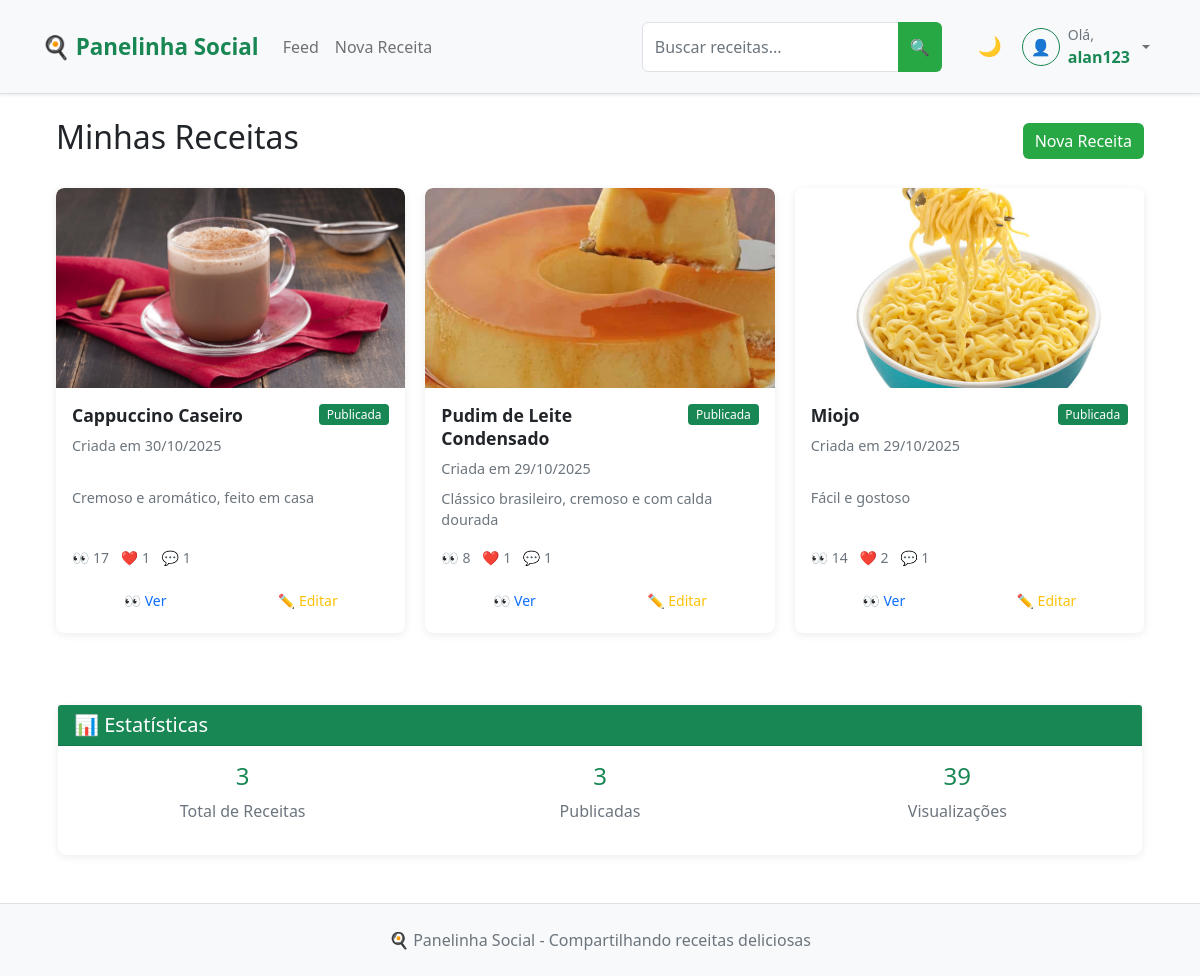
The page /my_recipes (signed in) on the database as committed earlier.
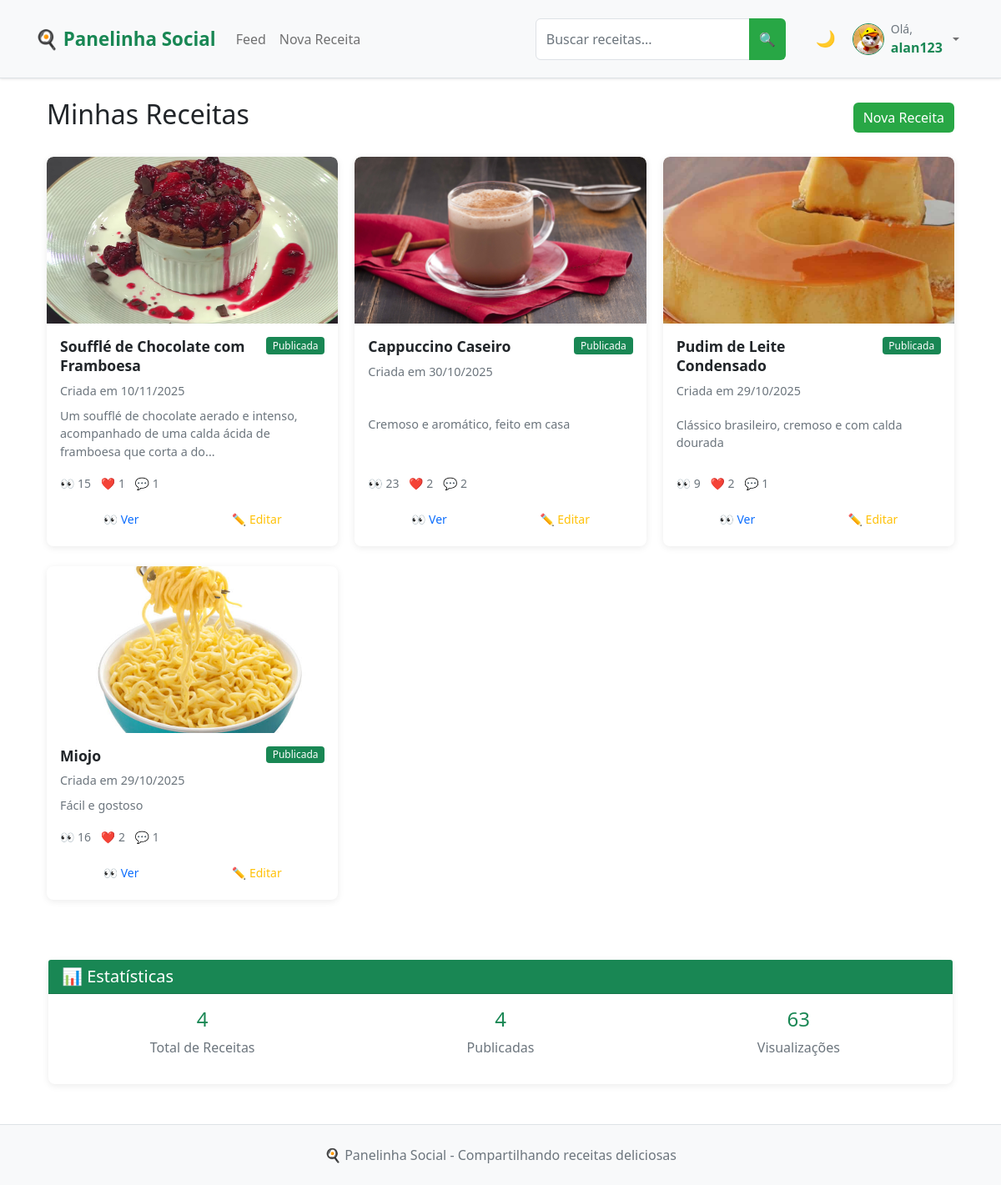
The same page on the database as committed later.
### app.py (models this page shows, shortened)
class User(UserMixin, db.Model):
    __tablename__ = 'user'
    id = db.Column(db.Integer, primary_key=True)
    username = db.Column(db.String(64), unique=True, nullable=False, index=True)
    email = db.Column(db.String(120), unique=True, nullable=False, index=True)
    password_hash = db.Column(db.String(128))
    bio = db.Column(db.Text)
    profile_picture = db.Column(db.String(200))
    created_at = db.Column(db.DateTime, default=datetime.utcnow)
    recipes = db.relationship('Recipe', backref='author', lazy='select')
    likes = db.relationship('Like', backref='user', lazy='select')
    comments = db.relationship('Comment', backref='user', lazy='select')
    saved_recipes = db.relationship('SavedRecipe', backref='user', lazy='select')

class Recipe(db.Model):
    __tablename__ = 'recipe'
    id = db.Column(db.Integer, primary_key=True)
    title = db.Column(db.String(100), nullable=False, index=True)
    description = db.Column(db.Text)
    ingredients = db.Column(db.Text)
    steps = db.Column(db.Text)
    image = db.Column(db.String(200))
    categories = db.Column(db.String(200))
    difficulty = db.Column(db.String(20), nullable=False, default='Fácil', index=True)  # NOVO CAMPO
    is_draft = db.Column(db.Boolean, default=False, index=True)
    created_at = db.Column(db.DateTime, default=datetime.utcnow, index=True)
    updated_at = db.Column(db.DateTime, default=datetime.utcnow, onupdate=datetime.utcnow)
    views = db.Column(db.Integer, default=0, index=True)
    user_id = db.Column(db.Integer, db.ForeignKey('user.id'), nullable=False, index=True)
    likes = db.relationship('Like', backref='recipe', lazy='select')
    comments = db.relationship('Comment', backref='recipe', lazy='select')
    saved_by = db.relationship('SavedRecipe', backref='recipe', lazy='select')
    def like_count(self):
        if hasattr(self, '_like_count'):
            return self._like_count
        return len(self.likes)
    def comment_count(self):
        if hasattr(self, '_comment_count'):
            return self._comment_count
        return len(self.comments)

### app.py (the view)
@app.route('/my_recipes')
@login_required
def my_recipes():
    recipes_query = Recipe.query.filter_by(user_id=current_user.id).order_by(Recipe.created_at.desc())
    recipes = get_recipes_with_counts(recipes_query)
    return render_template('my_recipes.html', title='Minhas Receitas', recipes=recipes)

### app.py (called while the page is built)
@login_manager.user_loader
def load_user(id):
    return User.query.get(int(id))

### templates/my_recipes.html (shortened to what this page needs)
{% extends "base.html" %}
{% block content %}
<div class="container-fluid">
    <div class="row">
        <div class="col-12">
            <div class="d-flex justify-content-between align-items-center mb-4">
                <h2>Minhas Receitas</h2>
                <a href="{{ url_for('new_recipe') }}" class="btn btn-success">
                    Nova Receita
                </a>
            </div>
            {% if recipes %}
                <div class="row">
                    {% for recipe in recipes %}
                        <div class="col-xl-4 col-lg-6 col-md-6 mb-4">
                            <div class="card h-100 recipe-card">
                                <a href="{{ url_for('recipe_detail', recipe_id=recipe.id) }}" class="text-decoration-none">
                                    {% if recipe.image %}
                                        <img src="{{ url_for('static', filename='uploads/' + recipe.image) }}"
                                             class="card-img-top" alt="{{ recipe.title }}" style="height: 200px; object-fit: cover;">
                                    {% else %}
                                        <div class="card-img-top bg-light d-flex align-items-center justify-content-center"
                                             style="height: 200px;">
                                            <span class="text-muted">📷 Sem imagem</span>
                                        </div>
                                    {% endif %}
                                </a>
                                <div class="card-body d-flex flex-column">
                                    <div class="d-flex justify-content-between align-items-start mb-2">
                                        <a href="{{ url_for('recipe_detail', recipe_id=recipe.id) }}" class="text-decoration-none text-dark flex-grow-1">
                                            <h5 class="card-title mb-0">{{ recipe.title }}</h5>
                                        </a>
                                        {% if recipe.is_draft %}
                                            <span class="badge bg-warning ms-2">Rascunho</span>
                                        {% else %}
                                            <span class="badge bg-success ms-2">Publicada</span>
                                        {% endif %}
                                    </div>
                                    <p class="card-text text-muted small mb-2">
                                        Criada em {{ recipe.created_at.strftime('%d/%m/%Y') }}
                                    </p>
                                    <a href="{{ url_for('recipe_detail', recipe_id=recipe.id) }}" class="text-decoration-none text-dark flex-grow-1">
                                        <p class="card-text mb-3">
                                            {{ recipe.description[:100] }}{% if recipe.description|length > 100 %}...{% endif %}
                                        </p>
                                    </a>
                                    <div class="mt-auto">
                                        <div class="d-flex justify-content-between align-items-center mb-3">
                                            <div class="text-muted small">
                                                <span class="me-2">👀 {{ recipe.views }}</span>
                                                <span class="me-2">❤️ {{ recipe.like_count() }}</span>
                                                <span>💬 {{ recipe.comment_count() }}</span>
                                            </div>
                                        </div>
                                        <div class="d-flex justify-content-between gap-2">
                                            <a href="{{ url_for('recipe_detail', recipe_id=recipe.id) }}"
                                               class="btn btn-sm btn-outline-primary flex-fill">
                                                👀 Ver
                                            </a>
                                            <a href="{{ url_for('edit_recipe', recipe_id=recipe.id) }}"
                                               class="btn btn-sm btn-outline-warning flex-fill">
                                                ✏️ Editar
                                            </a>
                                        </div>
                                    </div>
                                </div>
                            </div>
                        </div>
                    {% endfor %}
                </div>
                <div class="row mt-5">
                    <div class="col-12">
                        <div class="card">
                            <div class="card-header bg-success text-white">
                                <h5 class="mb-0">📊 Estatísticas</h5>
                            </div>
                            <div class="card-body">
                                <div class="row text-center">
                                    <div class="col-md-4">
                                        <h4 class="text-success">{{ recipes|length }}</h4>
                                        <p class="text-muted">Total de Receitas</p>
                                    </div>
                                    <div class="col-md-4">
                                        <h4 class="text-success">{{ recipes|selectattr('is_draft', 'equalto', false)|list|length }}</h4>
                                        <p class="text-muted">Publicadas</p>
                                    </div>
                                    <div class="col-md-4">
                                        <h4 class="text-success">{{ recipes|sum(attribute='views') }}</h4>
                                        <p class="text-muted">Visualizações</p>
                                    </div>
                                </div>
                            </div>
                        </div>
                    </div>
                </div>
            {% endif %}
        </div>
    </div>
</div>
{% endblock %}

### templates/base.html (shortened to what this page needs)
<!DOCTYPE html>
<html lang="pt-br">
<head>
    <link href="https://cdn.jsdelivr.net/npm/bootstrap@5.1.3/dist/css/bootstrap.min.css" rel="stylesheet">
    <link rel="stylesheet" href="{{ url_for('static', filename='css/style.css') }}">
</head>
<body>
    <nav class="navbar navbar-expand-lg navbar-light bg-light border-bottom">
        <div class="container">
            <a class="navbar-brand fw-bold text-success" href="{{ url_for('index') }}">
                🍳 Panelinha Social
            </a>
            <div class="collapse navbar-collapse" id="navbarNav">
                <ul class="navbar-nav me-auto">
                    {% if current_user.is_authenticated %}
                        <li class="nav-item">
                            <a class="nav-link" href="{{ url_for('feed') }}">Feed</a>
                        </li>
                        <li class="nav-item">
                            <a class="nav-link" href="{{ url_for('new_recipe') }}">Nova Receita</a>
                        </li>
                    {% endif %}
                </ul>
                <form class="d-flex me-3" action="{{ url_for('search') }}" method="GET">
                    <div class="input-group" style="min-width: 250px;">
                        <input type="text"
                            name="q"
                            class="form-control"
                            placeholder="Buscar receitas..."
                            value="{{ request.args.get('q', '') }}"
                            aria-label="Buscar receitas">
                        <button class="btn btn-success" type="submit" title="Buscar receitas">
                            🔍
                        </button>
                    </div>
                </form>
                <div class="navbar-nav ms-2">
                    <button class="btn btn-outline-secondary btn-sm" id="darkModeToggle" title="Modo Noturno">
                    </button>
                </div>
                <div class="navbar-nav">
                    {% if current_user.is_authenticated %}
                        <div class="nav-item dropdown">
                            <a class="nav-link dropdown-toggle d-flex align-items-center gap-2" href="#" role="button" data-bs-toggle="dropdown">
                                <div class="position-relative">
                                    {% if current_user.profile_picture %}
                                        <img src="{{ url_for('static', filename='uploads/' + current_user.profile_picture) }}"
                                            class="rounded-circle border border-success"
                                            style="width: 38px; height: 38px; object-fit: cover;"
                                            alt="Foto de perfil">
                                    {% else %}
                                        <div class="rounded-circle bg-light d-flex align-items-center justify-content-center border border-success"
                                            style="width: 38px; height: 38px;">
                                            <span class="text-muted">👤</span>
                                        </div>
                                    {% endif %}
                                </div>
                                <div class="d-none d-lg-flex flex-column align-items-start">
                                    <span class="small text-muted">Olá,</span>
                                    <strong class="text-success">{{ current_user.username }}</strong>
                                </div>
                            </a>
                        </div>
                    {% else %}
                        <a class="nav-link" href="{{ url_for('login') }}">Entrar</a>
                        <a class="nav-link" href="{{ url_for('register') }}">Cadastrar</a>
                    {% endif %}
                </div>
            </div>
        </div>
    </nav>
    <div class="container mt-4">
        {% block content %}{% endblock %}
    </div>
    <footer class="bg-light text-center text-muted py-4 mt-5 border-top">
        <div class="container">
            <p class="mb-0">🍳 Panelinha Social - Compartilhando receitas deliciosas</p>
        </div>
    </footer>
</body>
</html>

### static/css/style.css (style rules this page uses)
:root { --primary-color: #28a745; --primary-hover: #218838; --light-bg: #f8f9fa; --card-shadow: 0 2px 8px rgba(0, 0, 0, 0.08); --card-hover-shadow: 0 4px 12px rgba(0, 0, 0, 0.12); }
* { box-sizing: border-box; }
body { background-color: var(--light-bg); font-family: system-ui, -apple-system, sans-serif; line-height: 1.5; margin: 0; padding: 0; }
.container-fluid { padding: 0 15px; }
.recipe-card { border: none; border-radius: 8px; box-shadow: var(--card-shadow); transition: box-shadow 0.2s ease; background: white; overflow: hidden; height: 100%; }
.card-img-top { border-radius: 8px 8px 0 0; height: 180px; object-fit: cover; width: 100%; }
.card-body { padding: 1rem; display: flex; flex-direction: column; height: 100%; }
.card-title { font-size: 1.1rem; font-weight: 600; margin-bottom: 0.5rem; line-height: 1.3; }
.card-text { font-size: 0.9rem; color: #6c757d; flex-grow: 1; }
.btn { border-radius: 6px; font-weight: 500; transition: all 0.15s ease; border: none; }
.btn-success { background-color: var(--primary-color); }
.btn-sm { padding: 0.375rem 0.75rem; font-size: 0.875rem; }
.row { display: flex; flex-wrap: wrap; margin: 0 -10px; }
.col-xl-4, .col-lg-6, .col-md-6 { padding: 0 10px; margin-bottom: 20px; }
.navbar { padding: 1rem 0; box-shadow: 0 1px 3px rgba(0,0,0,0.1); }
.navbar-brand { font-weight: 700; font-size: 1.4rem; }
.card { border: none; border-radius: 8px; box-shadow: var(--card-shadow); }
.badge { font-weight: 500; border-radius: 4px; font-size: 0.75rem; }
.form-control { border-radius: 6px; border: 1px solid #dee2e6; padding: 0.75rem; transition: border-color 0.15s ease; }
footer { margin-top: 3rem; padding: 2rem 0; background: white; border-top: 1px solid #dee2e6; }
@media (max-width: 1200px) { .container-fluid { padding: 0 12px; } }
img { max-width: 100%; height: auto; }
.text-muted { color: #6c757d !important; }

### templates/base.html (style rules this page uses)
:root { --bg-color: #ffffff; --text-color: #212529; --card-bg: #ffffff; --border-color: #dee2e6; --success-color: #198754; --header-bg: #f8f9fa; --ingredient-bg: #f8f9fa; --ingredient-text: #212529; }
body.loaded * { transition: all 0.3s ease; }
body { background-color: var(--bg-color); color: var(--text-color); min-height: 100vh; }
#darkModeToggle { border: none; background: transparent; font-size: 1.2em; padding: 0.375rem 0.75rem; transition: all 0.3s ease; }

Rows that differ between the two databases and show on the page:
changed User "alan123": profile_picture: picture added
added Recipe: image (picture), title "Soufflé de Chocolate com Framboesa", is_draft "Publicada", created_at "10/11/2025", description "Um soufflé de chocolate aerado e intenso, acompanhado de uma calda ácida de framboesa que corta a do", views "15", like_count "1", comment_count "1"
changed Recipe "Cappuccino Caseiro": views "17" → "23"; like_count "1" → "2"; comment_count "1" → "2"
changed Recipe "Pudim de Leite Condensado": views "8" → "9"; like_count "1" → "2"
changed Recipe "Miojo": views "14" → "16"
Other text that changed with them:
{{ recipes|length }}: "3" → "4"
{{ recipes|selectattr('is_draft', 'equalto', false)|list|length }}: "3" → "4"
{{ recipes|sum(attribute='views') }}: "39" → "63"
